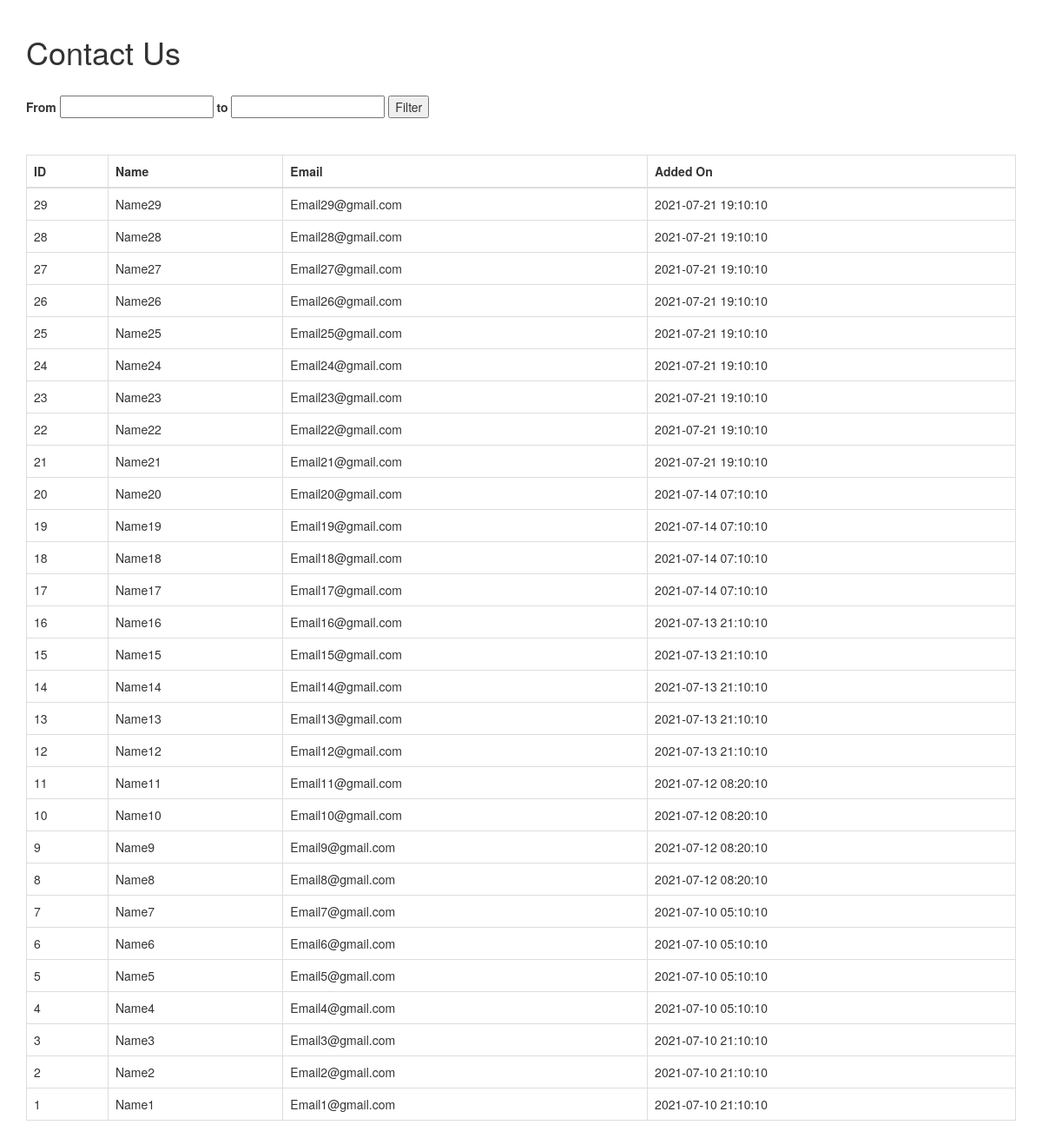
Page /phpDateRangeFilter/index.php on the committed database.
### tables this page shows
CREATE TABLE `contact_us` (
  `id` int(11) NOT NULL,
  `name` varchar(50) NOT NULL,
  `email` varchar(50) NOT NULL,
  `added_on` datetime NOT NULL
);

### phpDateRangeFilter/index.php (the view, shortened to what this page needs)
<?php
$con=mysqli_connect('localhost','root','','youtube');
$sub_sql="";
$toDate=$fromDate="";
$res=mysqli_query($con,"select * from contact_us $sub_sql order by id desc");
?>
<!DOCTYPE html>
<html lang="en">
<head>
  <link rel="stylesheet" href="https://maxcdn.bootstrapcdn.com/bootstrap/3.4.1/css/bootstrap.min.css">
  <link rel="stylesheet" href="//code.jquery.com/ui/1.12.1/themes/base/jquery-ui.css">
</head>
<body>
<div class="container">
  <br/><h1>Contact Us</h1><br/>
  <div>
	<form method="post">
		<label for="from">From</label>
		<input type="text" id="from" name="from" required value="<?php echo $fromDate?>">
		<label for="to">to</label>
		<input type="text" id="to" name="to" required value="<?php echo $toDate?>">
		<input type="submit" name="submit" value="Filter">
	</form>
  </div>
  <br/><br/>
  <?php if(mysqli_num_rows($res)>0){?>
  <table class="table table-bordered">
    <thead>
      <tr>
        <th>ID</th>
        <th>Name</th>
        <th>Email</th>
		<th>Added On</th>
      </tr>
    </thead>
    <tbody>
      <?php while($row=mysqli_fetch_assoc($res)){?>
      <tr>
        <td><?php echo $row['id']?></td>
        <td><?php echo $row['name']?></td>
		<td><?php echo $row['email']?></td>
		<td><?php echo $row['added_on']?></td>
      </tr>
	  <?php } ?>
    </tbody>
  </table>
  <?php } else {
	echo "No data found";
  }
  ?>
</div>
</body>
</html>

### rows in the picture
contact_us: id "29", name "Name29", email "Email29@gmail.com", added_on "2021-07-21 19:10:10"
contact_us: id "28", name "Name28", email "Email28@gmail.com", added_on "2021-07-21 19:10:10"
contact_us: id "27", name "Name27", email "Email27@gmail.com", added_on "2021-07-21 19:10:10"
contact_us: id "26", name "Name26", email "Email26@gmail.com", added_on "2021-07-21 19:10:10"
contact_us: id "25", name "Name25", email "Email25@gmail.com", added_on "2021-07-21 19:10:10"
contact_us: id "24", name "Name24", email "Email24@gmail.com", added_on "2021-07-21 19:10:10"
contact_us: id "23", name "Name23", email "Email23@gmail.com", added_on "2021-07-21 19:10:10"
contact_us: id "22", name "Name22", email "Email22@gmail.com", added_on "2021-07-21 19:10:10"
contact_us: id "21", name "Name21", email "Email21@gmail.com", added_on "2021-07-21 19:10:10"
contact_us: id "20", name "Name20", email "Email20@gmail.com", added_on "2021-07-14 07:10:10"
contact_us: id "19", name "Name19", email "Email19@gmail.com", added_on "2021-07-14 07:10:10"
contact_us: id "18", name "Name18", email "Email18@gmail.com", added_on "2021-07-14 07:10:10"
contact_us: id "17", name "Name17", email "Email17@gmail.com", added_on "2021-07-14 07:10:10"
contact_us: id "16", name "Name16", email "Email16@gmail.com", added_on "2021-07-13 21:10:10"
contact_us: id "15", name "Name15", email "Email15@gmail.com", added_on "2021-07-13 21:10:10"
contact_us: id "14", name "Name14", email "Email14@gmail.com", added_on "2021-07-13 21:10:10"
contact_us: id "13", name "Name13", email "Email13@gmail.com", added_on "2021-07-13 21:10:10"
contact_us: id "12", name "Name12", email "Email12@gmail.com", added_on "2021-07-13 21:10:10"
contact_us: id "11", name "Name11", email "Email11@gmail.com", added_on "2021-07-12 08:20:10"
contact_us: id "10", name "Name10", email "Email10@gmail.com", added_on "2021-07-12 08:20:10"
contact_us: id "9", name "Name9", email "Email9@gmail.com", added_on "2021-07-12 08:20:10"
contact_us: id "8", name "Name8", email "Email8@gmail.com", added_on "2021-07-12 08:20:10"
contact_us: id "7", name "Name7", email "Email7@gmail.com", added_on "2021-07-10 05:10:10"
contact_us: id "6", name "Name6", email "Email6@gmail.com", added_on "2021-07-10 05:10:10"
contact_us: id "5", name "Name5", email "Email5@gmail.com", added_on "2021-07-10 05:10:10"
contact_us: id "4", name "Name4", email "Email4@gmail.com", added_on "2021-07-10 05:10:10"
contact_us: id "3", name "Name3", email "Email3@gmail.com", added_on "2021-07-10 21:10:10"
contact_us: id "2", name "Name2", email "Email2@gmail.com", added_on "2021-07-10 21:10:10"
contact_us: id "1", name "Name1", email "Email1@gmail.com", added_on "2021-07-10 21:10:10"
